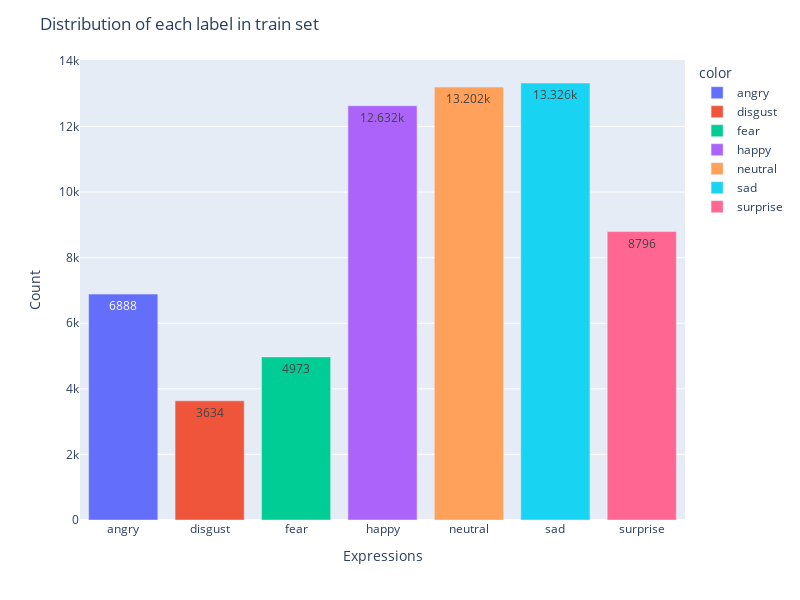

Notebook source saved alongside this figure:
### Code cell
labels = ["angry", "disgust", "fear", "happy", "neutral", "sad", "surprise"]
fig = px.bar(x=labels, y=class_count_in_train_set, color=labels)

fig.update_layout(
    title="Distribution of each label in train set",
    xaxis_title="Expressions",
    yaxis_title="Count",
    height=600,
    width=800,
)

fig.update_traces(texttemplate="%{y}", textposition="inside")

fig.show()

### Figure 1 — Plotly figure (JSON) as saved in the notebook; plotly's stock layout.template omitted (floating-point values rounded to 4 significant figures)
{"data": [{"alignmentgroup": "True", "hovertemplate": "color=angry<br>x=%{x}<br>y=%{y}<extra></extra>", "legendgroup": "angry", "marker": {"color": "#636efa", "pattern": {"shape": ""}}, "name": "angry", "offsetgroup": "angry", "orientation": "v", "showlegend": true, "textposition": "inside", "texttemplate": "%{y}", "type": "bar", "x": ["angry"], "xaxis": "x", "y": [6888], "yaxis": "y"}, {"alignmentgroup": "True", "hovertemplate": "color=disgust<br>x=%{x}<br>y=%{y}<extra></extra>", "legendgroup": "disgust", "marker": {"color": "#EF553B", "pattern": {"shape": ""}}, "name": "disgust", "offsetgroup": "disgust", "orientation": "v", "showlegend": true, "textposition": "inside", "texttemplate": "%{y}", "type": "bar", "x": ["disgust"], "xaxis": "x", "y": [3634], "yaxis": "y"}, {"alignmentgroup": "True", "hovertemplate": "color=fear<br>x=%{x}<br>y=%{y}<extra></extra>", "legendgroup": "fear", "marker": {"color": "#00cc96", "pattern": {"shape": ""}}, "name": "fear", "offsetgroup": "fear", "orientation": "v", "showlegend": true, "textposition": "inside", "texttemplate": "%{y}", "type": "bar", "x": ["fear"], "xaxis": "x", "y": [4973], "yaxis": "y"}, {"alignmentgroup": "True", "hovertemplate": "color=happy<br>x=%{x}<br>y=%{y}<extra></extra>", "legendgroup": "happy", "marker": {"color": "#ab63fa", "pattern": {"shape": ""}}, "name": "happy", "offsetgroup": "happy", "orientation": "v", "showlegend": true, "textposition": "inside", "texttemplate": "%{y}", "type": "bar", "x": ["happy"], "xaxis": "x", "y": [12632], "yaxis": "y"}, {"alignmentgroup": "True", "hovertemplate": "color=neutral<br>x=%{x}<br>y=%{y}<extra></extra>", "legendgroup": "neutral", "marker": {"color": "#FFA15A", "pattern": {"shape": ""}}, "name": "neutral", "offsetgroup": "neutral", "orientation": "v", "showlegend": true, "textposition": "inside", "texttemplate": "%{y}", "type": "bar", "x": ["neutral"], "xaxis": "x", "y": [13202], "yaxis": "y"}, {"alignmentgroup": "True", "hovertemplate": "color=sad<br>x=%{x}<br>y=%{y}<extra></extra>", "legendgroup": "sad", "marker": {"color": "#19d3f3", "pattern": {"shape": ""}}, "name": "sad", "offsetgroup": "sad", "orientation": "v", "showlegend": true, "textposition": "inside", "texttemplate": "%{y}", "type": "bar", "x": ["sad"], "xaxis": "x", "y": [13326], "yaxis": "y"}, {"alignmentgroup": "True", "hovertemplate": "color=surprise<br>x=%{x}<br>y=%{y}<extra></extra>", "legendgroup": "surprise", "marker": {"color": "#FF6692", "pattern": {"shape": ""}}, "name": "surprise", "offsetgroup": "surprise", "orientation": "v", "showlegend": true, "textposition": "inside", "texttemplate": "%{y}", "type": "bar", "x": ["surprise"], "xaxis": "x", "y": [8796], "yaxis": "y"}], "layout": {"barmode": "relative", "height": 600, "legend": {"title": {"text": "color"}, "tracegroupgap": 0}, "margin": {"t": 60}, "title": {"text": "Distribution of each label in train set"}, "width": 800, "xaxis": {"anchor": "y", "domain": [0, 1], "title": {"text": "Expressions"}}, "yaxis": {"anchor": "x", "domain": [0, 1], "title": {"text": "Count"}}}}
